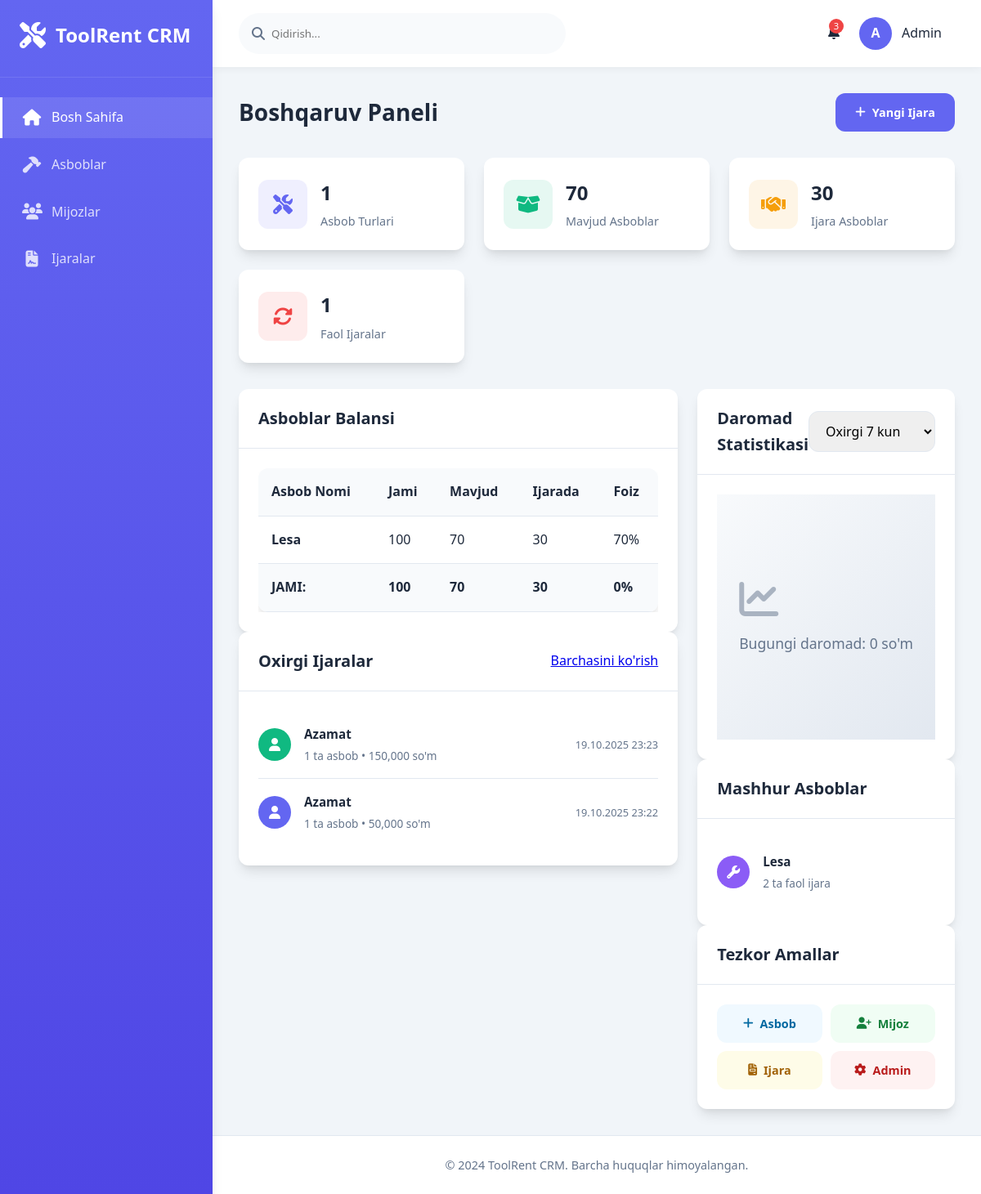
The app's page /, older data.
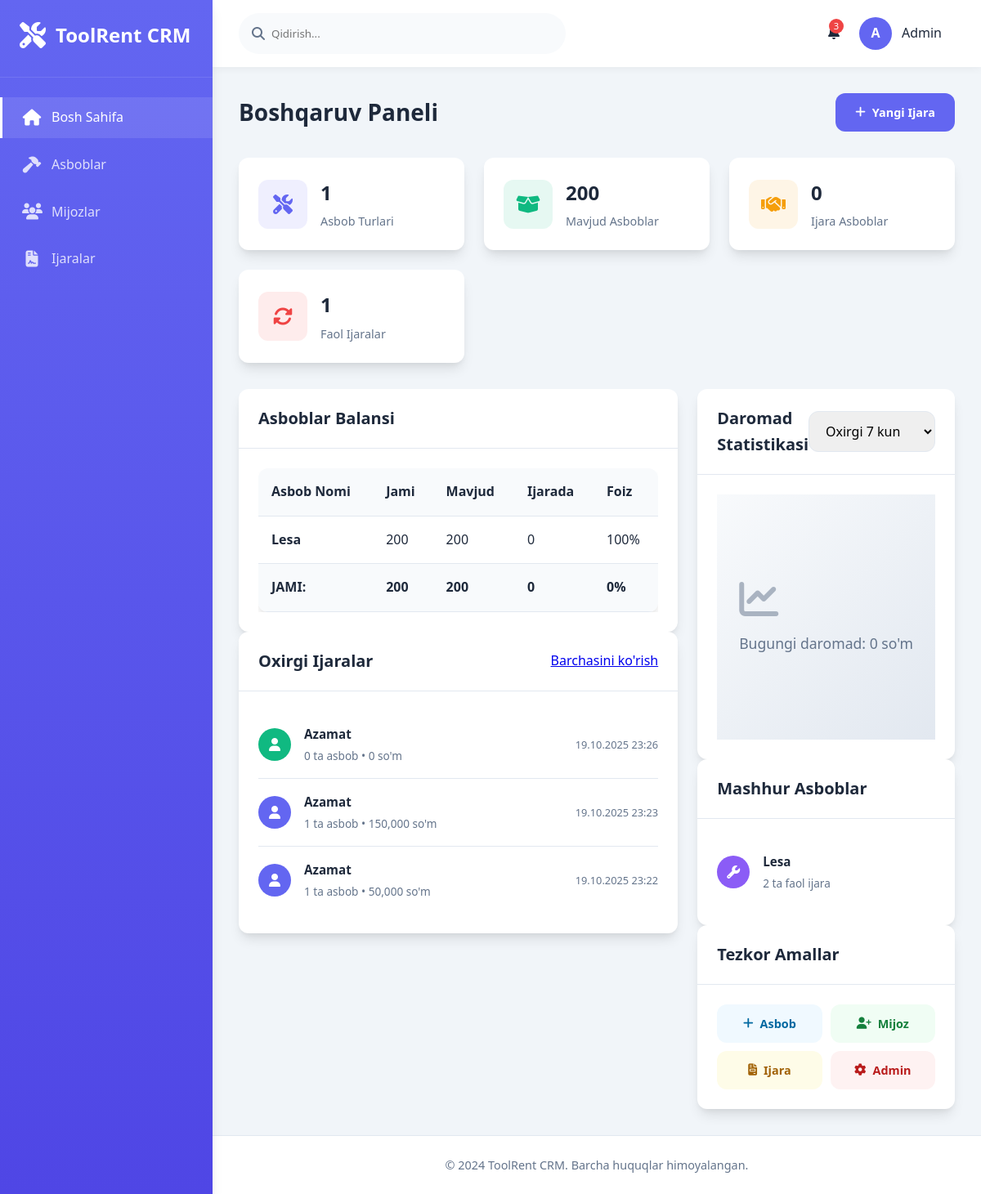
The same page, newer data.
### main/models.py (models this page shows, shortened)
class Tool(models.Model):
    name = models.CharField(max_length=200, verbose_name="Asbob nomi")
    category = models.ForeignKey(ToolCategory, on_delete=models.CASCADE, verbose_name="Kategoriya")
    daily_price = models.DecimalField(max_digits=10, decimal_places=2, verbose_name="Kunlik narx")
    quantity_total = models.IntegerField(verbose_name="Jami soni")
    quantity_available = models.IntegerField(verbose_name="Mavjud soni")
    is_active = models.BooleanField(default=True, verbose_name="Faol")
    created_at = models.DateTimeField(auto_now_add=True)
    class Meta:
        verbose_name = "Asbob"
        verbose_name_plural = "Asboblar"

class Rental(models.Model):
    STATUS_CHOICES = [
        ('active', 'Faol'),
        ('completed', 'Yakunlangan'),
        ('cancelled', 'Bekor qilingan'),
    ]
    customer = models.ForeignKey(Customer, on_delete=models.CASCADE, verbose_name="Mijoz")
    start_date = models.DateField(verbose_name="Boshlanish sanasi", default=timezone.now)
    end_date = models.DateField(null=True, blank=True, verbose_name="Tugash sanasi")
    total_amount = models.DecimalField(max_digits=12, decimal_places=2, default=0, verbose_name="Jami summa")
    status = models.CharField(max_length=20, choices=STATUS_CHOICES, default='active', verbose_name="Holati")
    created_at = models.DateTimeField(auto_now_add=True)
    class Meta:
        verbose_name = "Ijara"
        verbose_name_plural = "Ijaralar"

class Customer(models.Model):
    name = models.CharField(max_length=200, verbose_name="Ism")
    phone = models.CharField(max_length=20, verbose_name="Telefon")
    address = models.TextField(verbose_name="Manzil")
    created_at = models.DateTimeField(auto_now_add=True)
    class Meta:
        verbose_name = "Mijoz"
        verbose_name_plural = "Mijozlar"

### main/views.py (the view)
# urls.py: path('', views.dashboard, name='dashboard'),
def dashboard(request):
    total_tools = Tool.objects.count()
    available_tools = Tool.objects.aggregate(Sum('quantity_available'))['quantity_available__sum'] or 0
    total_quantity = Tool.objects.aggregate(Sum('quantity_total'))['quantity_total__sum'] or 0
    rented_tools = total_quantity - available_tools
    active_rentals = Rental.objects.filter(status='active').count()
    tools_stats = []
    total_total = 0
    for tool in Tool.objects.all():
        rented_count = RentalItem.objects.filter(
            tool=tool,
            rental__status='active'
        ).aggregate(total=Sum('quantity'))['total'] or 0
        tools_stats.append({
            'name': tool.name,
            'quantity_total': tool.quantity_total,
            'quantity_available': tool.quantity_available,
            'rented_count': rented_count
        })
        total_total += tool.quantity_total
    recent_rentals = Rental.objects.all().order_by('-created_at')[:5]
    today_income = Rental.objects.filter(
        created_at__date=timezone.now().date(),
        status='active'
    ).aggregate(Sum('total_amount'))['total_amount__sum'] or 0
    popular_tools = Tool.objects.annotate(
        rental_count=Count('rentalitem')
    ).order_by('-rental_count')[:4]
    context = {
        'total_tools': total_tools,
        'available_tools': available_tools,
        'rented_tools': rented_tools,
        'active_rentals': active_rentals,
        'recent_rentals': recent_rentals,
        'today_income': today_income,
        'popular_tools': popular_tools,
        'tools_stats': tools_stats,
        'total_tools_stats': {
            'total_total': total_total
        }
    }
    return render(request, 'main/dashboard.html', context)

### main/templates/main/dashboard.html (shortened to what the changed rows need)
{% extends 'main/base.html' %}
{% block content %}
<div class="page-title">
    <h2>Boshqaruv Paneli</h2>
</div>
<div class="stats-grid">
    <div class="stat-card">
        <div class="stat-info">
            <h3 class="number-format">{{ available_tools }}</h3>
            <p>Mavjud Asboblar</p>
        </div>
    </div>
    <div class="stat-card">
        <div class="stat-info">
            <h3 class="number-format">{{ rented_tools }}</h3>
            <p>Ijara Asboblar</p>
        </div>
    </div>
</div>
<div class="content-grid">
    <div class="left-column">
        <div class="card">
            <div class="card-body">
                <div class="table-container">
                    <table class="table">
                        <thead>
                            <tr>
                                <th>Asbob Nomi</th>
                                <th>Jami</th>
                                <th>Mavjud</th>
                                <th>Ijarada</th>
                                <th>Foiz</th>
                            </tr>
                        </thead>
                        <tbody>
                            {% for tool in tools_stats %}
                            <tr>
                                <td>
                                    <strong>{{ tool.name }}</strong>
                                </td>
                                <td class="number-format">{{ tool.quantity_total }}</td>
                                <td class="number-format">{{ tool.quantity_available }}</td>
                                <td class="number-format">
                                    {% if tool.rented_count %}
                                        {{ tool.rented_count }}
                                    {% else %}
                                        0
                                    {% endif %}
                                </td>
                                <td>
                                    {% if tool.quantity_total > 0 %}
                                        {% widthratio tool.quantity_available tool.quantity_total 100 %}%
                                    {% else %}
                                        0%
                                    {% endif %}
                                </td>
                            </tr>
                            {% endfor %}
                        </tbody>
                        <tfoot>
                            <tr style="background: var(--secondary); font-weight: bold;">
                                <td><strong>JAMI:</strong></td>
                                <td class="number-format">
                                    {% with total=total_tools_stats.total_total|default:0 %}
                                        {{ total }}
                                    {% endwith %}
                                </td>
                                <td class="number-format">{{ available_tools }}</td>
                                <td class="number-format">{{ rented_tools }}</td>
                                <td>
                                    {% if total_quantity > 0 %}
                                        {% widthratio available_tools total_quantity 100 %}%
                                    {% else %}
                                        0%
                                    {% endif %}
                                </td>
                            </tr>
                        </tfoot>
                    </table>
                </div>
            </div>
        </div>
        <div class="card">
            <div class="card-body">
                <ul class="recent-activity">
                    {% for rental in recent_rentals %}
                    <li class="activity-item">
                        <div class="activity-icon" style="background-color: {% if rental.status == 'active' %}#10b981{% else %}#6366f1{% endif %};">
                            <i class="fas fa-user"></i>
                        </div>
                        <div class="activity-info">
                            <h4>{{ rental.customer.name }}</h4>
                            <p>{{ rental.rentalitem_set.count }} ta asbob • <span class="number-format">{{ rental.total_amount|floatformat:0 }}</span> so'm</p>
                        </div>
                        <div class="activity-time">{{ rental.created_at|date:"d.m.Y H:i" }}</div>
                    </li>
                    {% empty %}
                    <li class="activity-item">
                        <div class="activity-info">
                            <p>Hozircha ijaralar mavjud emas</p>
                        </div>
                    </li>
                    {% endfor %}
                </ul>
            </div>
        </div>
    </div>
    <div class="right-column">
        <div class="card">
            <div class="card-body">
                <ul class="recent-activity">
                    {% for tool in popular_tools %}
                    <li class="activity-item">
                        <div class="activity-icon" style="background-color: #8b5cf6;">
                            <i class="fas fa-wrench"></i>
                        </div>
                        <div class="activity-info">
                            <h4>{{ tool.name }}</h4>
                            <p>{{ tool.rental_count }} ta faol ijara</p>
                        </div>
                    </li>
                    {% empty %}
                    <li class="activity-item">
                        <div class="activity-info">
                            <p>Hozircha ma'lumot yo'q</p>
                        </div>
                    </li>
                    {% endfor %}
                </ul>
            </div>
        </div>
    </div>
</div>
{% endblock %}

Row changes from the older to the newer data that the page shows:
added Rental: customer.name "Azamat", rentalitem_set.count "0", total_amount "0", created_at "19.10.2025 23:26", status "active" (drawn)
changed Rental (number 2 of 3 on the later page): status "active" → "completed" (drawn)
Text that changed along with them:
{{ available_tools }}: "70" → "200"
{{ rented_tools }}: "30" → "0"
{{ total }}: "100" → "200"
new list line: "Lesa"
new list line: "200 200 0 100 %"
list line gone: "Lesa"
list line gone: "100 70 30 70 %"
